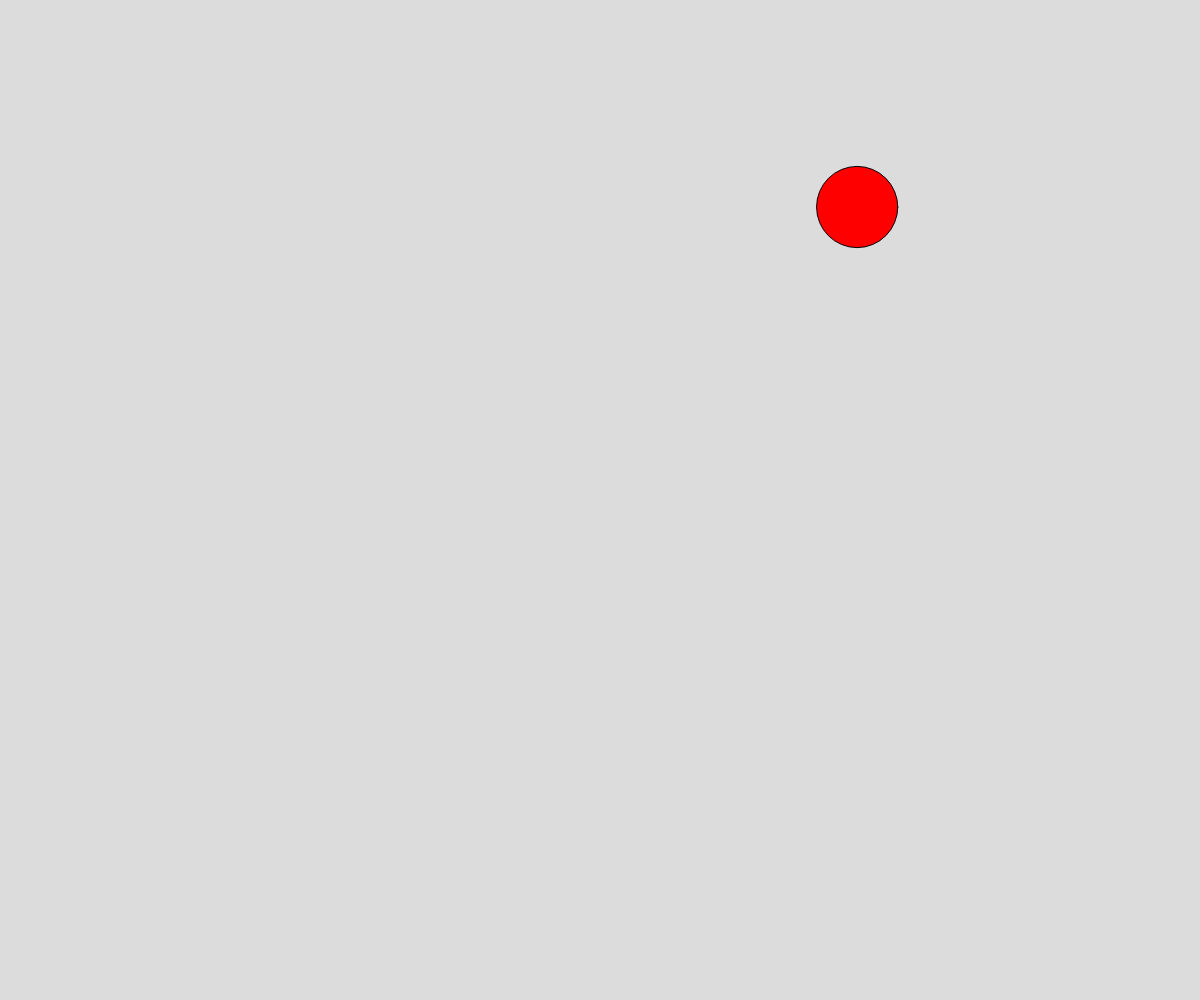
Frame 1 (no input)
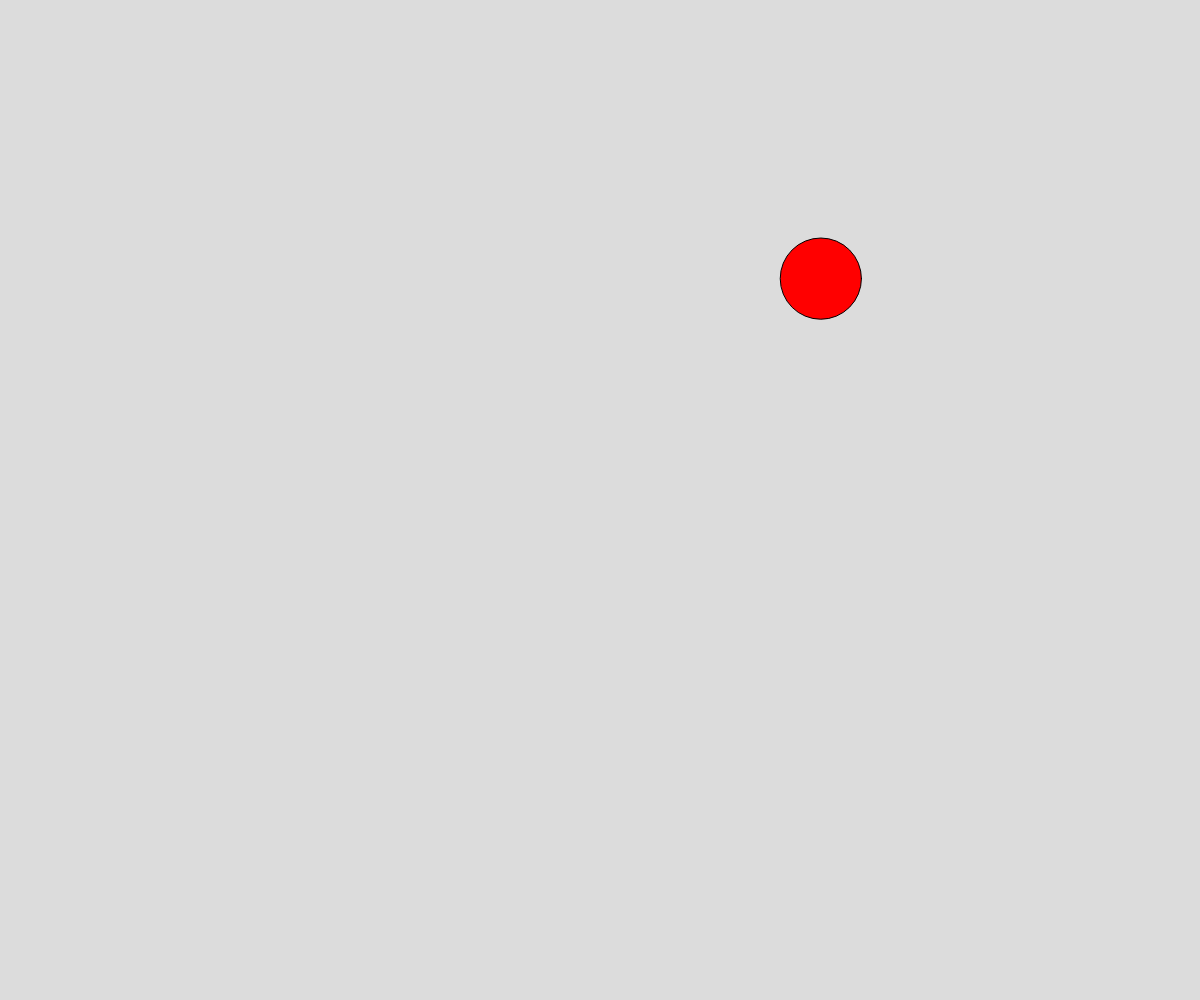
Frame 60 (no input)
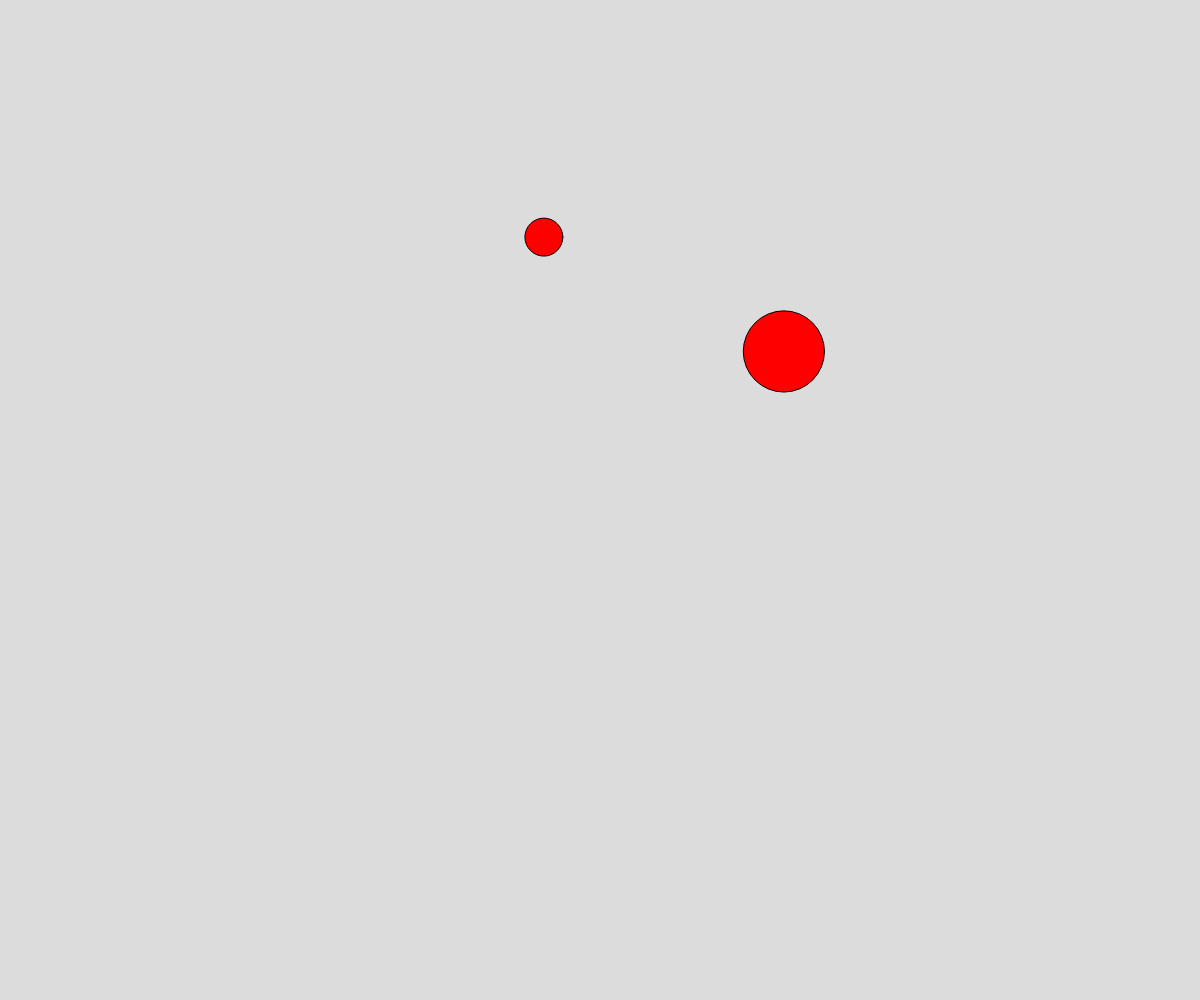
Frame 120 (the mouse pressed at the canvas centre since frame 60)

The p5.js sketch that drew these frames (run headless with seeded random() and noise() and a simulated clock; from frame 60 on, the mouse is pressed at the canvas centre):

// p5.js sketch
// ── sketch.js
// Project Title
// Your Name
// Date
//
// Extra for Experts:
// - describe what you did to take this project "above and beyond"




let ballsArray = []
function setup() {
  createCanvas(windowWidth, windowHeight);
  createBall();
 
 
}

function draw() {
  background(220);

  fill(255,0,0);

  for (let i = 0; i < ballsArray.length; i++) {
  circle(ballsArray[i].x, ballsArray[i].y, ballsArray[i].diameter);
ballsArray[i].x += ballsArray[i].dx;
ballsArray[i].y += ballsArray[i].dy;
  }
}

function createBall() {
  newBall = {
    x: random(width),
    y: random(height),
    diameter: random(25, 100),
    dx: random(-2, 2),
    dy: random(-2, 2),
  };
ballsArray.push(newBall);
}
function mousePressed() {
  createBall();
  ballsArray[ballsArray.length-1].x = mouseX;
  ballsArray[ballsArray.length-1].y - mouseY;
  
}
